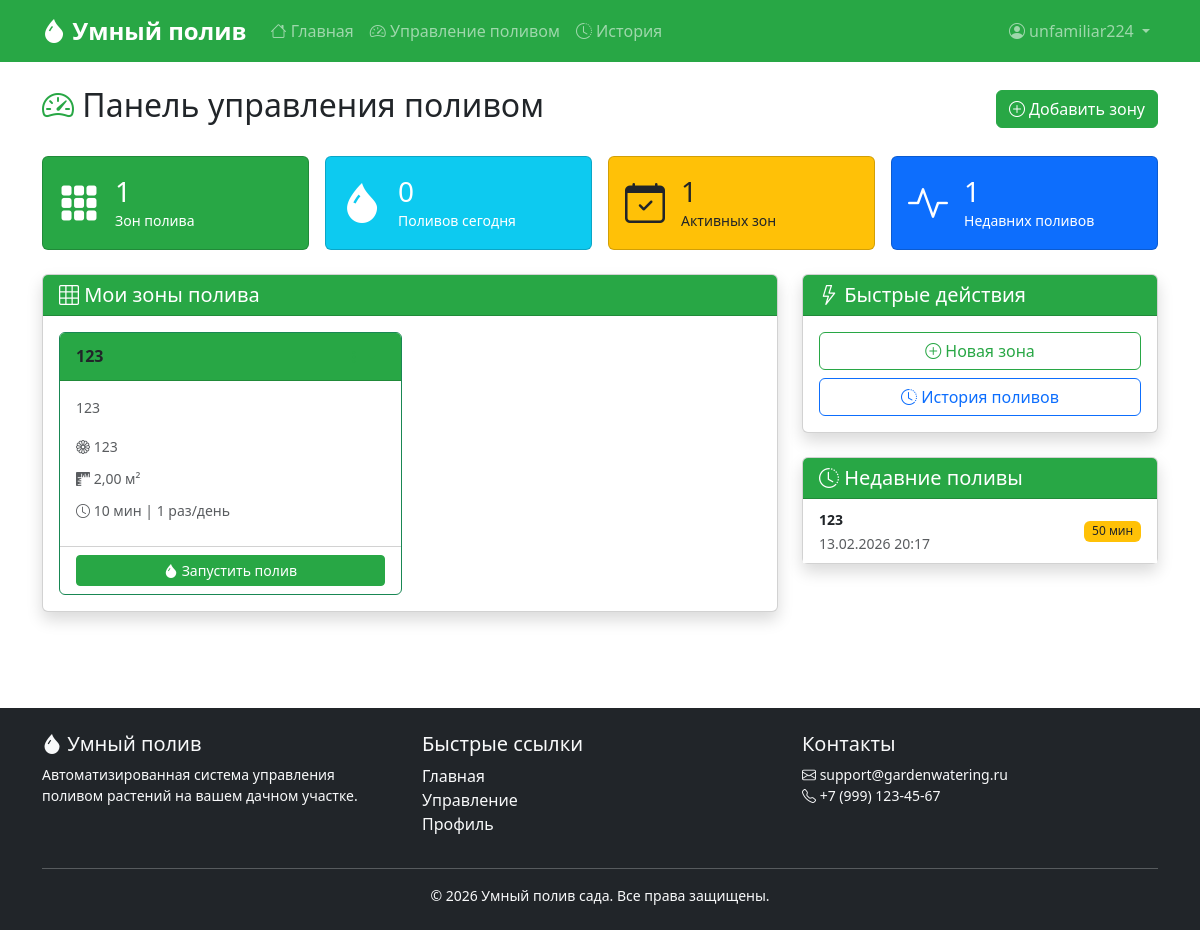
Screenshot of /dashboard/ (signed in) with the database file from the repository.
### main/models.py (models this page shows, shortened)
class GardenZone(models.Model):
    user = models.ForeignKey(User, on_delete=models.CASCADE, related_name='garden_zones')
    name = models.CharField(max_length=100, verbose_name='Название зоны')
    description = models.TextField(blank=True, verbose_name='Описание')
    plant_type = models.CharField(max_length=100, blank=True, verbose_name='Тип растений')
    area_size = models.DecimalField(max_digits=6, decimal_places=2, null=True, blank=True, verbose_name='Площадь (м²)')
    created_at = models.DateTimeField(auto_now_add=True)
    watering_duration = models.IntegerField(default=10, verbose_name='Длительность полива (мин)')
    watering_frequency = models.IntegerField(default=1, verbose_name='Частота полива (раз в день)')
    class Meta:
        verbose_name = 'Зона сада'
        verbose_name_plural = 'Зоны сада'

class WateringLog(models.Model):
    zone = models.ForeignKey(GardenZone, on_delete=models.CASCADE, related_name='logs')
    started_at = models.DateTimeField(auto_now_add=True, verbose_name='Время начала')
    duration = models.IntegerField(verbose_name='Длительность (мин)')
    water_used = models.DecimalField(max_digits=8, decimal_places=2, null=True, blank=True, verbose_name='Использовано воды (л)')
    is_manual = models.BooleanField(default=False, verbose_name='Ручной запуск')
    class Meta:
        verbose_name = 'Запись полива'
        verbose_name_plural = 'История полива'

### main/views.py (the view)
# urls.py: path('dashboard/', views.dashboard, name='dashboard'),
@login_required
def dashboard(request):
    zones = GardenZone.objects.filter(user=request.user).prefetch_related('schedules')
    today = timezone.now().date()
    today_waterings = WateringLog.objects.filter(
        zone__user=request.user,
        started_at__date=today
    ).count()
    recent_logs = WateringLog.objects.filter(
        zone__user=request.user
    ).select_related('zone').order_by('-started_at')[:10]
    sensor_data = {}
    for zone in zones:
        latest_reading = SensorReading.objects.filter(zone=zone).order_by('-timestamp').first()
        if latest_reading:
            sensor_data[zone.id] = latest_reading
    context = {
        'zones': zones,
        'zones_count': zones.count(),
        'today_waterings': today_waterings,
        'recent_logs': recent_logs,
        'sensor_data': sensor_data,
    }
    return render(request, 'main/dashboard.html', context)

### main/templatetags/custom_filters.py (called while the page is built)
@register.filter
def get_item(dictionary, key):
    if dictionary is None:
        return None
    return dictionary.get(key)

### templates/main/dashboard.html (shortened to what this page needs)
{% extends 'base.html' %}
{% load custom_filters %}
{% block content %}
<div class="container py-4">
    <div class="d-flex justify-content-between align-items-center mb-4">
        <h2><i class="bi bi-speedometer2 text-success"></i> Панель управления поливом</h2>
        <a href="{% url 'zone_create' %}" class="btn btn-success">
            <i class="bi bi-plus-circle"></i> Добавить зону
        </a>
    </div>
    <div class="row g-3 mb-4">
        <div class="col-md-3">
            <div class="card bg-success text-white">
                <div class="card-body d-flex align-items-center">
                    <i class="bi bi-grid-3x3-gap-fill" style="font-size: 2.5rem;"></i>
                    <div class="ms-3">
                        <h3 class="mb-0">{{ zones_count }}</h3>
                        <small>Зон полива</small>
                    </div>
                </div>
            </div>
        </div>
        <div class="col-md-3">
            <div class="card bg-info text-white">
                <div class="card-body d-flex align-items-center">
                    <i class="bi bi-droplet-fill" style="font-size: 2.5rem;"></i>
                    <div class="ms-3">
                        <h3 class="mb-0">{{ today_waterings }}</h3>
                        <small>Поливов сегодня</small>
                    </div>
                </div>
            </div>
        </div>
        <div class="col-md-3">
            <div class="card bg-warning text-dark">
                <div class="card-body d-flex align-items-center">
                    <i class="bi bi-calendar-check" style="font-size: 2.5rem;"></i>
                    <div class="ms-3">
                        <h3 class="mb-0">{{ zones|length }}</h3>
                        <small>Активных зон</small>
                    </div>
                </div>
            </div>
        </div>
        <div class="col-md-3">
            <div class="card bg-primary text-white">
                <div class="card-body d-flex align-items-center">
                    <i class="bi bi-activity" style="font-size: 2.5rem;"></i>
                    <div class="ms-3">
                        <h3 class="mb-0">{{ recent_logs|length }}</h3>
                        <small>Недавних поливов</small>
                    </div>
                </div>
            </div>
        </div>
    </div>
    <div class="row">
        <div class="col-lg-8">
            <div class="card shadow mb-4">
                <div class="card-header bg-success text-white d-flex justify-content-between align-items-center">
                    <h5 class="mb-0"><i class="bi bi-grid-3x3"></i> Мои зоны полива</h5>
                </div>
                <div class="card-body">
                    {% if zones %}
                    <div class="row g-3">
                        {% for zone in zones %}
                        <div class="col-md-6">
                            <div class="card border-success h-100">
                                <div class="card-header bg-success bg-opacity-10 d-flex justify-content-between align-items-center">
                                    <h6 class="mb-0 fw-bold">{{ zone.name }}</h6>
                                    <div class="dropdown">
                                        <button class="btn btn-sm btn-outline-success dropdown-toggle" type="button" data-bs-toggle="dropdown">
                                            <i class="bi bi-three-dots-vertical"></i>
                                        </button>
                                    </div>
                                </div>
                                <div class="card-body">
                                    <p class="card-text small text-muted">{{ zone.description|default:"Нет описания" }}</p>
                                    <div class="mb-2">
                                        <small class="text-muted">
                                            <i class="bi bi-flower1"></i> {{ zone.plant_type|default:"Растения не указаны" }}
                                        </small>
                                    </div>
                                    {% if zone.area_size %}
                                    <div class="mb-2">
                                        <small class="text-muted">
                                            <i class="bi bi-rulers"></i> {{ zone.area_size }} м²
                                        </small>
                                    </div>
                                    {% endif %}
                                    <div class="mb-2">
                                        <small class="text-muted">
                                            <i class="bi bi-clock"></i> {{ zone.watering_duration }} мин |
                                            {{ zone.watering_frequency }} раз/день
                                        </small>
                                    </div>
                                </div>
                                <div class="card-footer bg-transparent">
                                    <a href="{% url 'start_watering' zone.id %}" class="btn btn-success btn-sm w-100">
                                        <i class="bi bi-droplet-fill"></i> Запустить полив
                                    </a>
                                </div>
                            </div>
                        </div>
                        {% endfor %}
                    </div>
                    {% endif %}
                </div>
            </div>
        </div>
        <div class="col-lg-4">
            <div class="card shadow mb-4">
                <div class="card-header bg-success text-white">
                    <h5 class="mb-0"><i class="bi bi-lightning"></i> Быстрые действия</h5>
                </div>
                <div class="card-body">
                    <div class="d-grid gap-2">
                        <a href="{% url 'zone_create' %}" class="btn btn-outline-success">
                            <i class="bi bi-plus-circle"></i> Новая зона
                        </a>
                        <a href="{% url 'watering_history' %}" class="btn btn-outline-primary">
                            <i class="bi bi-clock-history"></i> История поливов
                        </a>
                    </div>
                </div>
            </div>
            <div class="card shadow">
                <div class="card-header bg-success text-white">
                    <h5 class="mb-0"><i class="bi bi-clock-history"></i> Недавние поливы</h5>
                </div>
                <div class="card-body p-0">
                    {% if recent_logs %}
                    <ul class="list-group list-group-flush">
                        {% for log in recent_logs %}
                        <li class="list-group-item d-flex justify-content-between align-items-center">
                            <div>
                                <small class="fw-bold">{{ log.zone.name }}</small>
                                <br>
                                <small class="text-muted">{{ log.started_at|date:"d.m.Y H:i" }}</small>
                            </div>
                            <span class="badge {% if log.is_manual %}bg-warning text-dark{% else %}bg-success{% endif %}">
                                {{ log.duration }} мин
                            </span>
                        </li>
                        {% endfor %}
                    </ul>
                    {% else %}
                    <div class="text-center py-4">
                        <p class="text-muted mb-0">Пока нет записей о поливах</p>
                    </div>
                    {% endif %}
                </div>
            </div>
        </div>
    </div>
</div>
{% endblock %}

### templates/base.html (shortened to what this page needs)
<!DOCTYPE html>
<html lang="ru">
<head>
    <link href="https://cdn.jsdelivr.net/npm/bootstrap@5.3.2/dist/css/bootstrap.min.css" rel="stylesheet">
    <link rel="stylesheet" href="https://cdn.jsdelivr.net/npm/bootstrap-icons@1.11.1/font/bootstrap-icons.css">
    <link rel="stylesheet" href="/static/css/style.css">
</head>
<body>
    <nav class="navbar navbar-expand-lg navbar-dark bg-success">
        <div class="container">
            <a class="navbar-brand" href="{% url 'home' %}">
                <i class="bi bi-droplet-fill"></i> Умный полив
            </a>
            <div class="collapse navbar-collapse" id="navbarNav">
                <ul class="navbar-nav me-auto">
                    <li class="nav-item">
                        <a class="nav-link" href="{% url 'home' %}">
                            <i class="bi bi-house"></i> Главная
                        </a>
                    </li>
                    {% if user.is_authenticated %}
                    <li class="nav-item">
                        <a class="nav-link" href="{% url 'dashboard' %}">
                            <i class="bi bi-speedometer2"></i> Управление поливом
                        </a>
                    </li>
                    <li class="nav-item">
                        <a class="nav-link" href="{% url 'watering_history' %}">
                            <i class="bi bi-clock-history"></i> История
                        </a>
                    </li>
                    {% endif %}
                </ul>
                <ul class="navbar-nav">
                    {% if user.is_authenticated %}
                    <li class="nav-item dropdown">
                        <a class="nav-link dropdown-toggle" href="#" id="userDropdown" role="button" data-bs-toggle="dropdown">
                            <i class="bi bi-person-circle"></i> {{ user.username }}
                        </a>
                    </li>
                    {% endif %}
                </ul>
            </div>
        </div>
    </nav>
    <main>
        {% block content %}{% endblock %}
    </main>
    <footer class="bg-dark text-light py-4 mt-5">
        <div class="container">
            <div class="row">
                <div class="col-md-4">
                    <h5><i class="bi bi-droplet-fill"></i> Умный полив</h5>
                    <p class="small">Автоматизированная система управления поливом растений на вашем дачном участке.</p>
                </div>
                <div class="col-md-4">
                    <h5>Быстрые ссылки</h5>
                    <ul class="list-unstyled">
                        <li><a href="{% url 'home' %}" class="text-light text-decoration-none">Главная</a></li>
                        {% if user.is_authenticated %}
                        <li><a href="{% url 'dashboard' %}" class="text-light text-decoration-none">Управление</a></li>
                        <li><a href="{% url 'profile' %}" class="text-light text-decoration-none">Профиль</a></li>
                        {% else %}
                        <li><a href="{% url 'login' %}" class="text-light text-decoration-none">Вход</a></li>
                        <li><a href="{% url 'register' %}" class="text-light text-decoration-none">Регистрация</a></li>
                        {% endif %}
                    </ul>
                </div>
                <div class="col-md-4">
                    <h5>Контакты</h5>
                    <p class="small">
                        <i class="bi bi-envelope"></i> support@gardenwatering.ru<br>
                        <i class="bi bi-telephone"></i> +7 (999) 123-45-67
                    </p>
                </div>
            </div>
            <hr class="my-3">
            <div class="text-center small">
                &copy; {% now "Y" %} Умный полив сада. Все права защищены.
            </div>
        </div>
    </footer>
</body>
</html>

### static/css/style.css (style rules this page uses)
:root { --primary-color: #28a745; --primary-dark: #1e7e34; --secondary-color: #6c757d; --light-bg: #f8f9fa; }
body { min-height: 100vh; display: flex; flex-direction: column; }
main { flex: 1; }
.navbar-brand { font-weight: bold; font-size: 1.5rem; }
.card { transition: transform 0.2s ease, box-shadow 0.2s ease; }
.btn-success { background-color: var(--primary-color); border-color: var(--primary-color); }
.btn-outline-success { color: var(--primary-color); border-color: var(--primary-color); }
footer { margin-top: auto; }
.card-body .bi { transition: transform 0.3s ease; }
.badge { font-weight: 500; }
.text-success { color: var(--primary-color) !important; }
.bg-success { background-color: var(--primary-color) !important; }

### rows the page displays
GardenZone: name "123", description "123", plant_type "123", area_size "2,00", watering_duration "10", watering_frequency "1"
WateringLog: zone.name "123", started_at "13.02.2026 20:17", duration "50"

### other values shown
{{ user.username }} "unfamiliar224"
{{ zones_count }} "1"
{{ today_waterings }} "0"
{{ zones|length }} "1"
{{ recent_logs|length }} "1"
